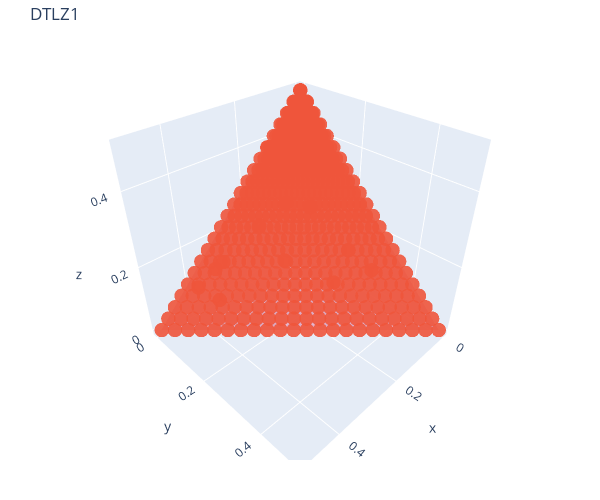
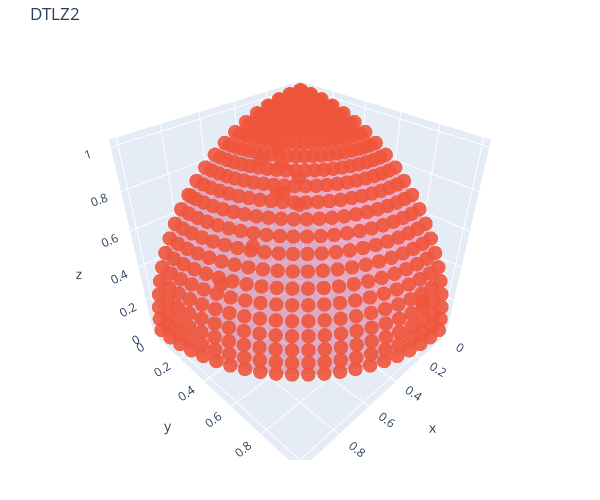
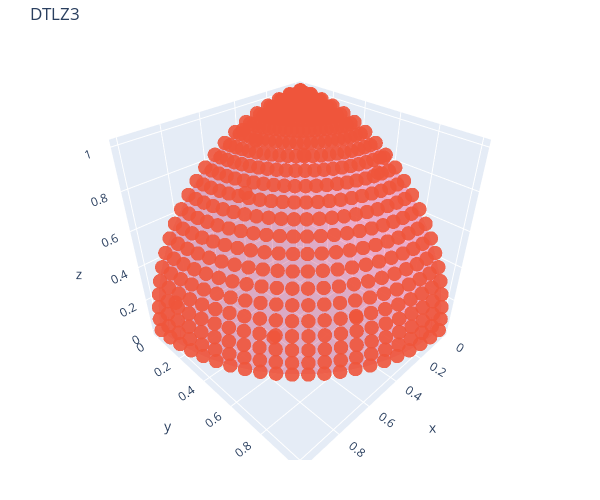
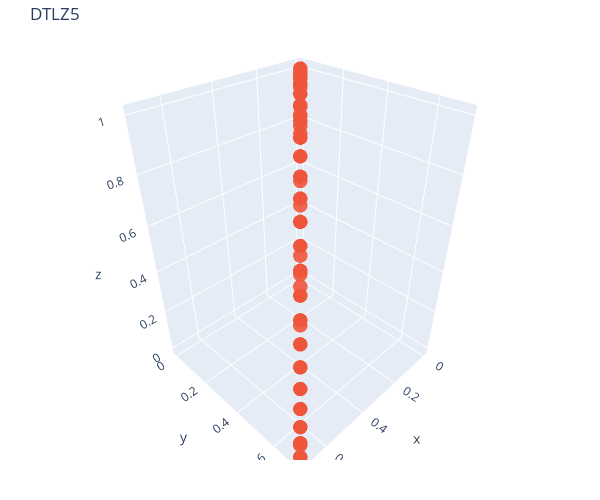

Notebook source saved alongside these figures, in order:
### Markdown cell above
# Test if evaluated PS fits PF

### Code cell
from moo.dtlz import DTLZ1, DTLZ2, DTLZ3, DTLZ5, DTLZ6
from helper import plot_front

n_paretos = 500
n_obj = 3

problem = DTLZ1(n_obj=n_obj)
nds = problem.evaluate(problem._calc_pareto_set(n_paretos))
plot_front(problem, nds, title="DTLZ1").show()

problem = DTLZ2(n_obj=n_obj)
nds = problem.evaluate(problem._calc_pareto_set(n_paretos))
plot_front(problem, nds, title="DTLZ2").show()

problem = DTLZ3(n_obj=n_obj)
nds = problem.evaluate(problem._calc_pareto_set(n_paretos))
plot_front(problem, nds, title="DTLZ3").show()

problem = DTLZ5(n_obj=n_obj)
nds = problem.evaluate(problem._calc_pareto_set(n_paretos))
plot_front(problem, nds, title="DTLZ5").show()

problem = DTLZ6(n_obj=n_obj)
nds = problem.evaluate(problem._calc_pareto_set(n_paretos))
plot_front(problem, nds, title="DTLZ6").show()

### Figure 1 — Plotly figure (JSON) as saved in the notebook; plotly's stock layout.template omitted (floating-point values rounded to 4 significant figures; data arrays with more than 128 entries replaced by an {"elided": "..."} marker saying what was removed)
{"data": [{"color": "rgba(244,22,100,0.6)", "opacity": 0.5, "type": "mesh3d", "x": {"elided": "136 float values"}, "y": {"elided": "136 float values"}, "z": {"elided": "136 float values"}}, {"marker": {"opacity": 0.9, "size": 5}, "mode": "markers", "name": "NDS", "type": "scatter3d", "x": {"elided": "500 float values"}, "y": {"elided": "500 float values"}, "z": {"elided": "500 float values"}}], "layout": {"autosize": true, "font": {"size": 12}, "height": 500, "margin": {"b": 40, "l": 0, "pad": 0, "r": 0, "t": 40}, "title": {"text": "DTLZ1"}, "width": 600}}

### Figure 2 — Plotly figure (JSON) as saved in the notebook; plotly's stock layout.template omitted (floating-point values rounded to 4 significant figures; data arrays with more than 128 entries replaced by an {"elided": "..."} marker saying what was removed)
{"data": [{"color": "rgba(244,22,100,0.6)", "opacity": 0.5, "type": "mesh3d", "x": {"elided": "136 float values"}, "y": {"elided": "136 float values"}, "z": {"elided": "136 float values"}}, {"marker": {"opacity": 0.9, "size": 5}, "mode": "markers", "name": "NDS", "type": "scatter3d", "x": {"elided": "500 float values"}, "y": {"elided": "500 float values"}, "z": {"elided": "500 float values"}}], "layout": {"autosize": true, "font": {"size": 12}, "height": 500, "margin": {"b": 40, "l": 0, "pad": 0, "r": 0, "t": 40}, "title": {"text": "DTLZ2"}, "width": 600}}

### Figure 3 — Plotly figure (JSON) as saved in the notebook; plotly's stock layout.template omitted (floating-point values rounded to 4 significant figures; data arrays with more than 128 entries replaced by an {"elided": "..."} marker saying what was removed)
{"data": [{"color": "rgba(244,22,100,0.6)", "opacity": 0.5, "type": "mesh3d", "x": {"elided": "136 float values"}, "y": {"elided": "136 float values"}, "z": {"elided": "136 float values"}}, {"marker": {"opacity": 0.9, "size": 5}, "mode": "markers", "name": "NDS", "type": "scatter3d", "x": {"elided": "500 float values"}, "y": {"elided": "500 float values"}, "z": {"elided": "500 float values"}}], "layout": {"autosize": true, "font": {"size": 12}, "height": 500, "margin": {"b": 40, "l": 0, "pad": 0, "r": 0, "t": 40}, "title": {"text": "DTLZ3"}, "width": 600}}

### Figure 4 — Plotly figure (JSON) as saved in the notebook; plotly's stock layout.template omitted (floating-point values rounded to 4 significant figures; data arrays with more than 128 entries replaced by an {"elided": "..."} marker saying what was removed)
{"data": [{"color": "rgba(244,22,100,0.6)", "opacity": 0.5, "type": "mesh3d", "x": {"elided": "10201 float values"}, "y": {"elided": "10201 float values"}, "z": {"elided": "10201 float values"}}, {"marker": {"opacity": 0.9, "size": 5}, "mode": "markers", "name": "NDS", "type": "scatter3d", "x": {"elided": "500 float values"}, "y": {"elided": "500 float values"}, "z": {"elided": "500 float values"}}], "layout": {"autosize": true, "font": {"size": 12}, "height": 500, "margin": {"b": 40, "l": 0, "pad": 0, "r": 0, "t": 40}, "title": {"text": "DTLZ5"}, "width": 600}}
